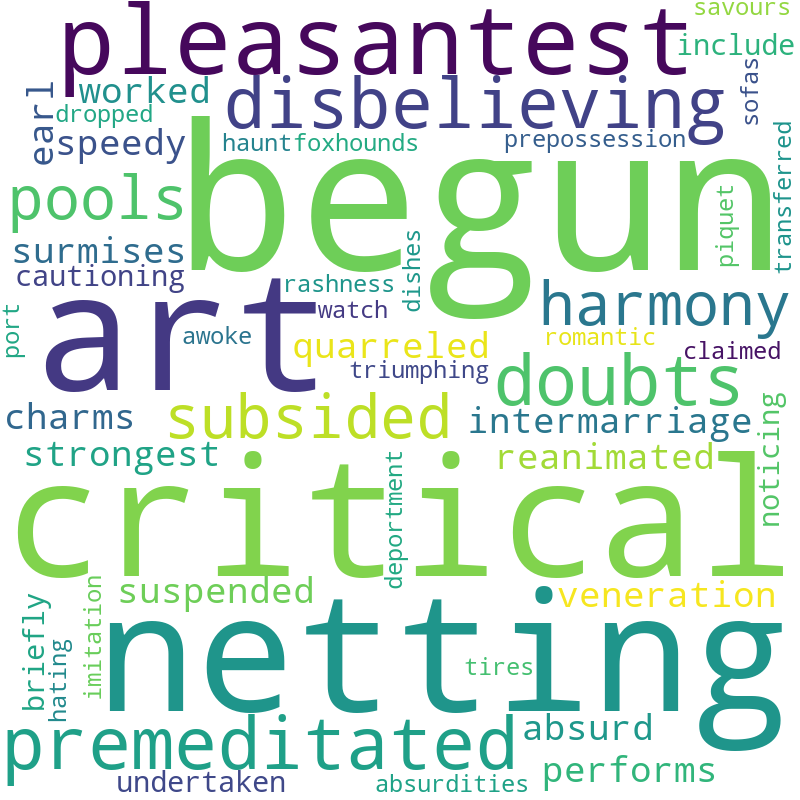

Recreate this plot in Python.
from pyspark.sql import SparkSession
from pyspark.sql.functions import col, lower, regexp_replace, \
    explode, split, size, array, udf, rank, sort_array, array_contains, \
    collect_list, struct, desc, array, lit, max, min, length
from pyspark.sql.types import StringType, MapType, FloatType, IntegerType
from pyspark.ml.feature import Tokenizer, HashingTF, IDF, StopWordsRemover
from wordcloud import WordCloud
import matplotlib.pyplot as plt


def preprocess(df):

    df = df.withColumn('value', regexp_replace(col('value'), 'Mr. ', 'Mr '))
    df = df.withColumn('value', regexp_replace(col('value'), 'Ms. ', 'Ms '))
    df = df.withColumn('value', regexp_replace(col('value'), 'Mrs. ', 'Mrs '))
    df = df.withColumn('value', regexp_replace(col('value'), "'s", ''))
    df = df.withColumn('value', regexp_replace(col('value'), "`s", ''))

    punctuations = ':;"\'/,_-—`“”'
    for p in punctuations:
        df = df.withColumn('value', regexp_replace(col('value'), p, ' '))

    df = df.withColumn('value', regexp_replace(col('value'), ' +', ' '))
    df = df.withColumn('value', regexp_replace(col('value'), '(\.|!|\?) ', '$1'))
    df = df.withColumn('value', regexp_replace(col('value'), '^\s', ''))
    df = df.withColumn('value', regexp_replace(col('value'), '~[A-Za-z\.\?! ]', ''))
    df = df.withColumn('value', lower(col('value')))
    df = df.withColumn('value', regexp_replace(col('value'), 'chapter \d+', ''))

    return df


if __name__ == "__main__":

    sparkSession = SparkSession.builder.appName("Question1").getOrCreate()
    data = sparkSession.read.text("hdfs://raspberrypi-dml0:9000/rajabi/book-text.txt")

    data = preprocess(data)
    data = data.withColumn('value', explode(split(col('value'), '\.|!|\?')))

    data = data.withColumn('sentence', explode(split(col('value'), '\.|!|\?'))).select('sentence')
    data = data.filter(data.sentence != '')
    data = data.filter(data.sentence != ' ')

    tokenizer = Tokenizer(outputCol="words")
    tokenizer.setInputCol("sentence")
    data = tokenizer.transform(data)

    remover = StopWordsRemover(inputCol="words", outputCol="no-stop-words")
    data = remover.transform(data)

    hashingTF = HashingTF(inputCol="no-stop-words", outputCol="features")
    data = hashingTF.transform(data)

    idf = IDF()
    idf.setInputCol('features')
    idf_model = idf.fit(data)
    idf_model.setOutputCol("idf")
    data = idf_model.transform(data)

    words_dataframe = data.select(explode('no-stop-words').name('word'))
    words_dataframe = words_dataframe.select('word').distinct().withColumn('word-as-array', array('word'))
    words_dataframe = words_dataframe.withColumn('no-stop-words', col('word-as-array'))

    words_dataframe = hashingTF.transform(words_dataframe)
    words_dataframe = idf_model.transform(words_dataframe)

    get_score = udf(lambda vec: dict(zip(vec.indices.tolist(), vec.values.tolist())),
                    MapType(StringType(), FloatType()))
    words_dataframe = words_dataframe.select('word-as-array',
                                             explode(get_score(col('idf'))).name('hash_index', 'value'))

    word_scores = words_dataframe.sort('value', ascending=False)
    top_50 = [row.asDict()['word-as-array'][0] for row in word_scores.take(50)]

    wordcloud = WordCloud(width=800, height=800,
                          background_color='white',
                          min_font_size=10).generate(' '.join(top_50))

    wordcloud.to_file('WordCloud.png')
